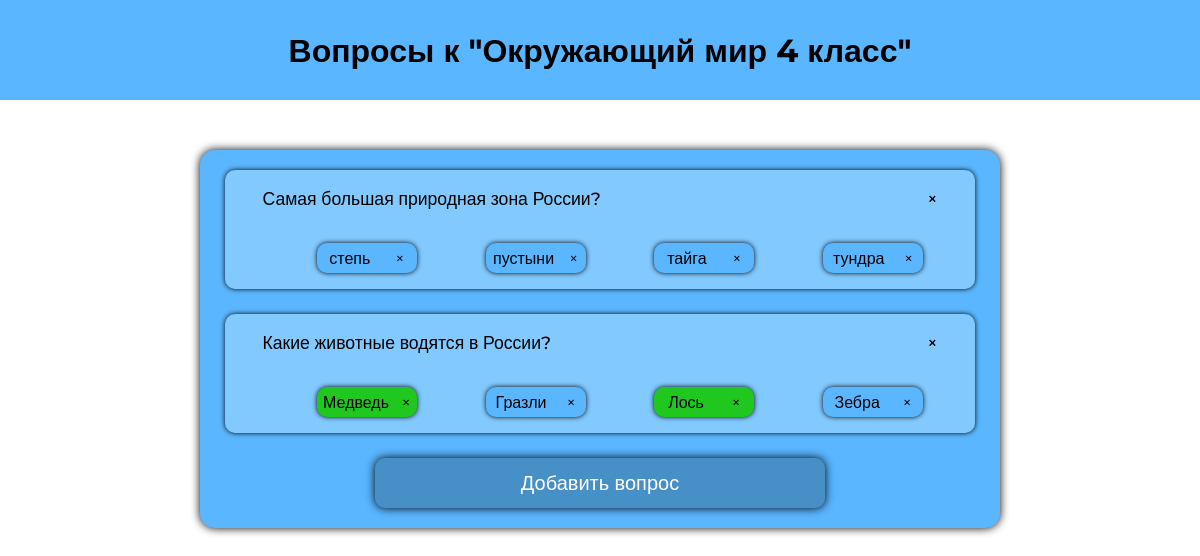
The app's page /add_questions/2 with its own data.
### main/models.py (models this page shows, shortened)
class Quiz(models.Model):
    title = models.CharField(max_length=50)
    author = models.ForeignKey(User, on_delete=models.CASCADE)
    image = models.ImageField()

class Question(models.Model):
    WITH_VARIANTS = 'WV'
    TEXT_FILL = 'TF'
    KIND_CHOICES = (
        (WITH_VARIANTS, 'С вариантами ответа'),
        (TEXT_FILL, 'Поле ввода'),
    )
    title = models.TextField()
    order = models.IntegerField()
    quiz = models.ForeignKey(Quiz, on_delete=models.CASCADE)
    correct = models.CharField(max_length = 50, null = True, default= None)
    kind = models.CharField(max_length = 2, choices = KIND_CHOICES, default = WITH_VARIANTS)

class Answer(models.Model):
    text = models.TextField()
    correct = models.BooleanField()
    question = models.ForeignKey(Question, on_delete=models.CASCADE)

### main/views.py (the view, shortened to what this page needs)
# urls.py: path('add_questions/<int:id>', main.add_questions, name="add_questions"),
def add_questions(request, id):
    if request.method == "GET":
        quiz = Quiz.objects.get(id=id)
        questions = [{
            "id" : question.id,
            "title" : question.title,
            "kind" : question.kind,
            "correct" : question.correct,
            "answers" : [
                {
                    "id" : answer.id,
                    "text" : answer.text,
                    "correct" : answer.correct
                }
                for answer in Answer.objects.filter(question=question)
            ]
        } for question in Question.objects.filter(quiz=quiz)]
        return render(request, "questions.html", {"questions" : questions, "quiz" : quiz})

### main/templates/questions.html (shortened to what this page needs)
{% load static %}
<!DOCTYPE html>
<html lang="en">
<head>
    <link rel="stylesheet" href="{% static 'css/addquestion.css' %}">
</head>
<body>
    <header>
        <h1>Вопросы к "{{quiz.title}}"</h1>
    </header>
    <main>
        <div class="questions">
            <div class="question-cards">
                {% for question in questions %}
                <div class="question">
                    <p class = "question-delete"><span class ="qtitle">{{question.title}}</span><span class ="qdelete">×</span></p>
                    {% if question.kind == "WV" %}
                    <ul>
                        {% for answer in question.answers %}
                            {% if answer.correct %}
                            <li class="answer correct-answer">
                                {{answer.text}}</span><span class ="andelete">×</span>
                            </li>
                            {% else %}
                            <li class="answer">
                                {{answer.text}}</span><span class ="andelete">×</span>
                            </li>
                            {% endif %}
                        {% endfor %}
                    </ul>
                    {% endif %}
                </div>
                {% endfor %}
            </div>
            <button class="add-question">Добавить вопрос</button>
        </div>
    </main>
</body>
</html>

### main/static/css/addquestion.css (style rules this page uses)
header { width: 100%; height: 100px; background-color: #59b6ff; display: flex; justify-content: space-between; align-items: center; font-family: 'Montserrat', sans-serif; }
body { margin: 0; }
main { width: 100%; display: flex; justify-content: center; }
.questions { margin-top: 50px; width: 800px; background-color: #59b6ff; border-radius: 15px; box-shadow: 0 0 10px black; display: flex; flex-direction: column; align-items: center; justify-content: space-around; gap: 25px; padding: 20px 0; }
.question-cards { display: flex; flex-direction: column; align-items: center; justify-content: space-around; gap: 25px; }
.question { width: 750px; background-color: #82c9ff; border-radius: 10px; box-shadow: 0 0 5px black; display: flex; flex-direction: column; justify-content: space-around; align-items: center; font-family: 'Montserrat', sans-serif; }
.question>p { text-align: center; width: 90%; font-size: 110%; font-weight: 500; }
.question>ul { width: 90%; list-style-type: none; display: flex; justify-content: space-around; }
.question>ul>li { width: 100px; height: 30px; background-color: #59b6ff; display: flex; justify-content: space-around; align-items: center; border-radius: 10px; box-shadow: 0 0 5px black; }
.add-question { width: 450px; height: 50px; background-color: #468fc7; border-radius: 10px; outline: none; box-shadow: 0 0 10px black; border: none; text-align: center; font-size: 20px; font-family: 'Montserrat', sans-serif; font-weight: 500; color: white; }
.correct-answer { background-color: #1fc71f !important; }
.question-delete { display: flex; justify-content: space-between; }

### records on screen
Quiz: title "Окружающий мир 4 класс"
Question: title "Самая большая природная зона России?"
Answer: text "степь"
Answer: text "пустыни"
Answer: text "тайга"
Answer: text "тундра"
Question: title "Какие животные водятся в России?"
Answer: text "Медведь"
Answer: text "Гразли"
Answer: text "Лось"
Answer: text "Зебра"
